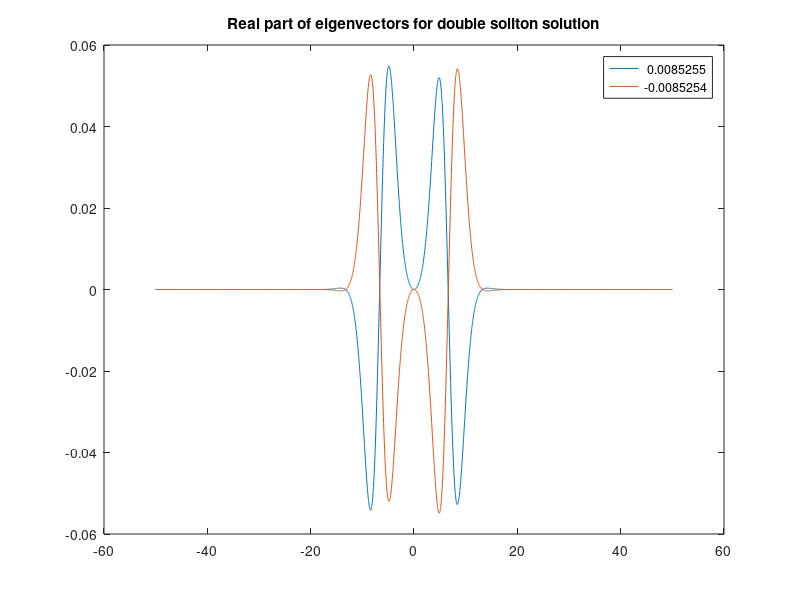
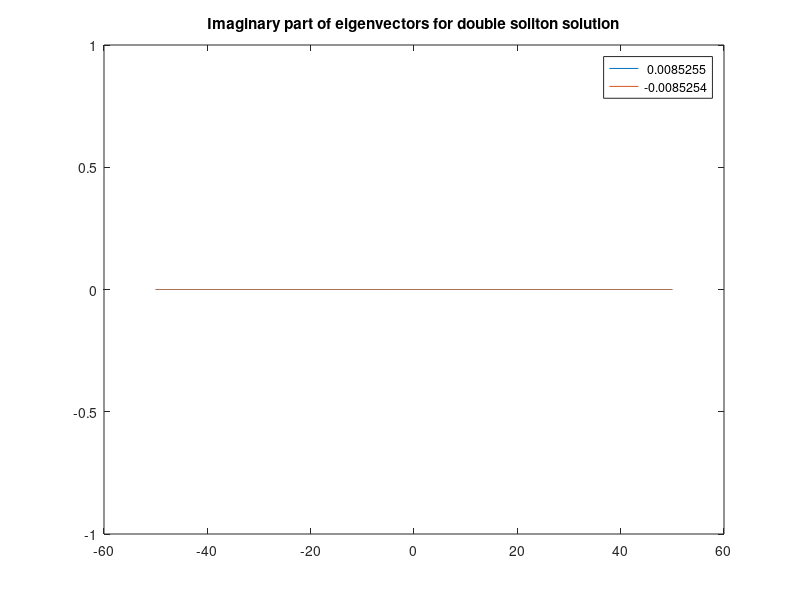
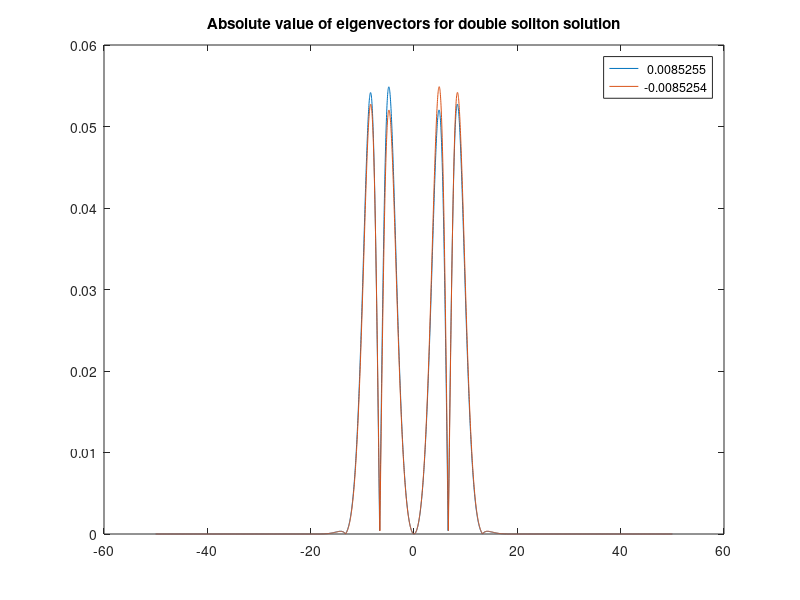

MATLAB code for these plots, in order:
%% plots eigenvalues of linearization about various waves
% loads eigenvalues from file since
% eig takes forever to run

% ranges for plots
% standard ranges
xrange      = 1e-03;
yrange      = 1e9;
% range to see distinct eigenvalues near real axis
yrange_zoom = 1e-4;

% single soliton, for comparison purposes
load eig5thNeumannsingle;

% figure;
% plot(x2, u2(1:end-1));
% title(strcat('Single soliton soliton, speed c =  ',num2str(c)) )
% 
% figure
% plot(V,'.');
% title('Eigenvalues for single soliton solution');
% axis([-xrange xrange -yrange yrange]);

% double soliton
load eig5thNeumanndouble1;
% load eig5thNeumanndouble2;
% load eig5thNeumanndouble3;
% load eig5thNeumanndouble4;

% figure;
% plot(x2, ud_full(1:end-1));
% title(strcat('Double soliton soliton, speed c =  ',num2str(c)) )
% 
% figure;
% plot(lambda,'.');
% title('Eigenvalues for double soliton solution');
% axis([-xrange xrange -yrange yrange]);
% 
% figure;
% plot(lambda,'.');
% title('Eigenvalues for double soliton solution, zoomed in');
% axis([-xrange xrange -yrange_zoom yrange_zoom]);

figure;
plot(x2,real(V))
legendcell = cellstr(num2str(lambdaV))
legend(legendcell);
title('Real part of eigenvectors for double soliton solution');

figure;
plot(x2,imag(V))
legend(legendcell);
title('Imaginary part of eigenvectors for double soliton solution');

figure;
plot(x2,abs(V))
legend(legendcell);
title('Absolute value of eigenvectors for double soliton solution');

